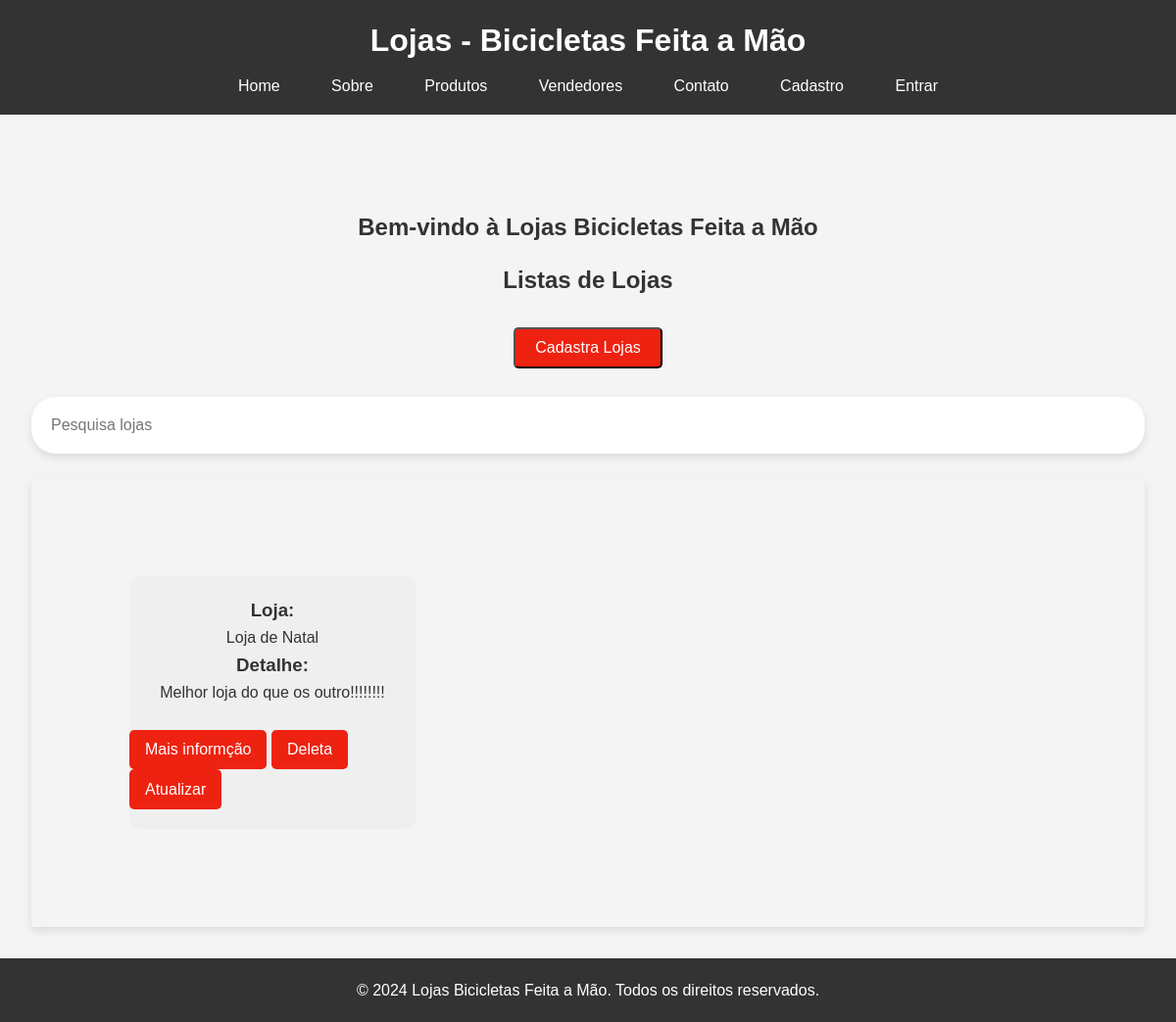
Before: /lojas/ with the older database file.
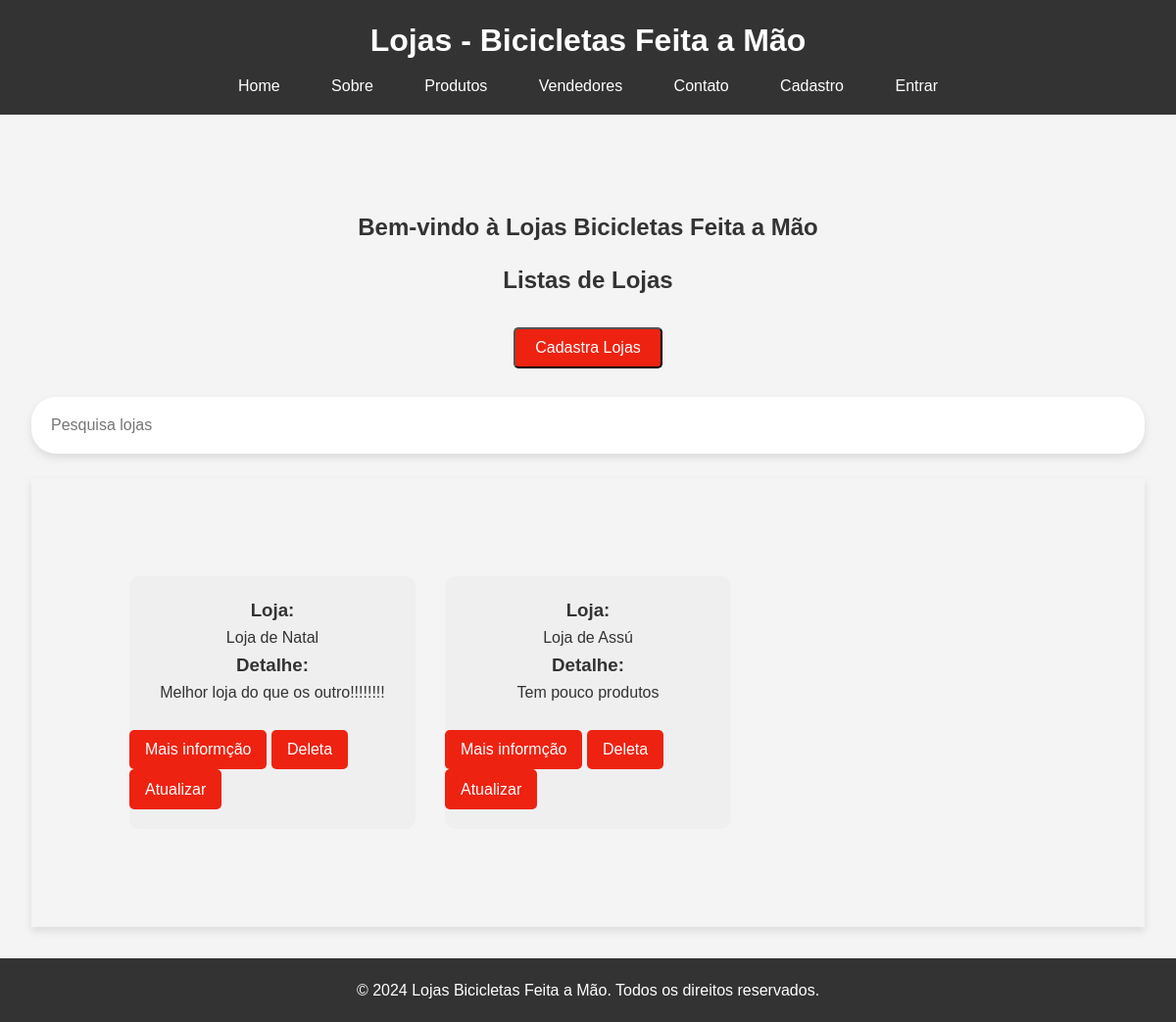
After: the same page with the newer database file.
### bikcraft/models.py (models this page shows, shortened)
class Lojas(models.Model):
    nome = models.CharField(max_length=30, verbose_name='Nome da Loja')
    produtos = models.ManyToManyField(Bike, verbose_name='Produtos')
    cnpj = models.CharField(max_length=25, verbose_name='CNPJ')
    detalhe = models.TextField(blank=True, null=True, verbose_name='Descrição')

### bikcraft/views.py (the view)
# urls.py: path('lojas/', views.lojas, name='pagina-loja'),
def lojas(request):
    lojas = Lojas.objects.all()
    return render(request, 'lojas.html', {'lojas': lojas})

### bikcraft/templates/lojas.html
{% extends "base/lojas.html" %}
{% load static %}
{% block conteudo %}
<main>
    <section id="home">
        <h2><center>Bem-vindo à Lojas Bicicletas Feita a Mão</center></h2>
    </section>
    <h2><center>Listas de Lojas</center></h2>
    <br>
    <div class="button">
        <a href='{% url "cadastra-loja" %}'><button>Cadastra Lojas</button></a>
    </div>
    <br>
    <div class='col-12'>
        <input type='text' class='form-control' id='search' placeholder='Pesquisa lojas'>
    </div>
    <br>
    <section id="products">
        {% for loja in lojas %}
            <div class='product-card'>
                <h3>Loja:</h2>
                <p>{{loja.nome}}</p>
                <h3>Detalhe:</h3>
                <p>{{loja.detalhe}}</p>
                <div class="button-container">
                    <br>
                    <a href='{% url "detalhe-bikes" %}'><button>Mais informção</button></a>
                    <a href='{% url "deleta-lojas" loja.id %}'><button>Deleta</button></a>
                    <aid='atualizado'href='{% url "atualiza-lojas" loja.id %}'><button id='atualiza'>Atualizar</button></a>
                </div>
            </div>
        {% endfor %}
    </section>
</main>
{% endblock conteudo %}

Changed rows visible on the page:
added Lojas: nome "Loja de Assú", detalhe "Tem pouco produtos"
